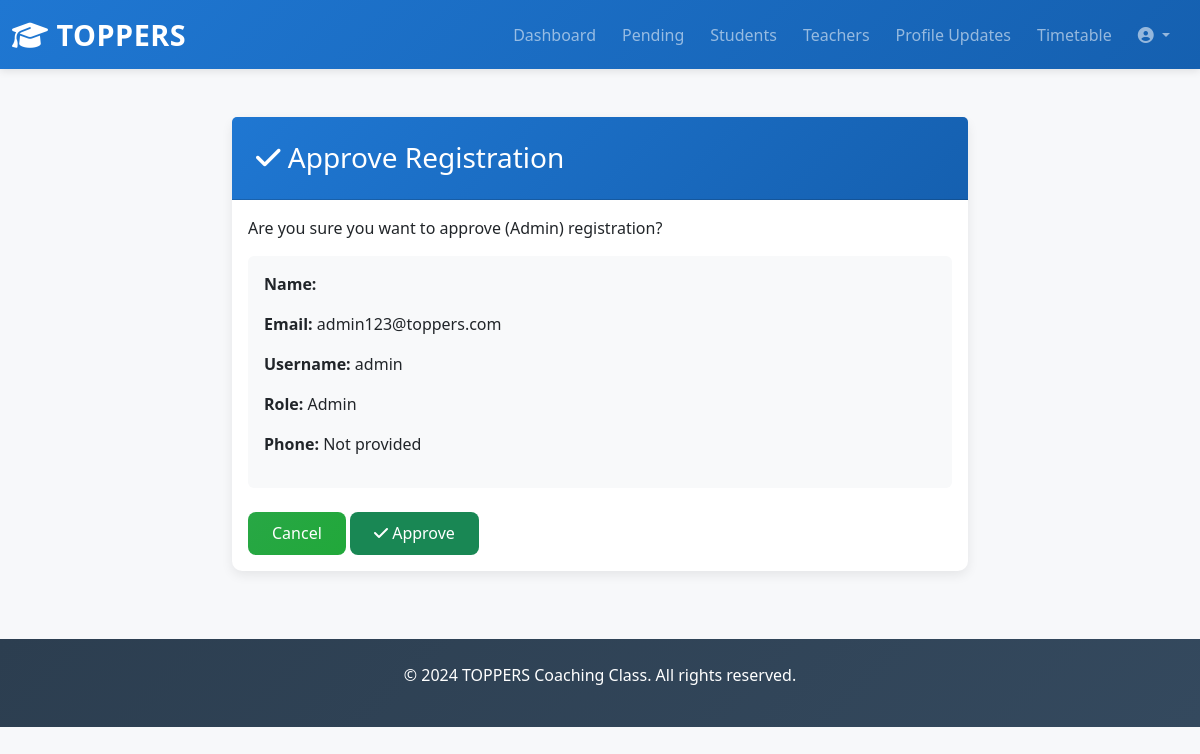
Screenshot of /admin-panel/approve-registration/1/ (signed in) with the database file from the repository.
### toppers_project/core/models.py (models this page shows, shortened)
class CustomUser(AbstractUser):
    role = models.CharField(max_length=20, choices=ROLE_CHOICES)
    phone = models.CharField(max_length=20, blank=True)
    date_of_birth = models.DateField(null=True, blank=True)
    profile_image = models.ImageField(upload_to='profile_images/', null=True, blank=True)
    address = models.TextField(blank=True)
    status = models.CharField(max_length=20, choices=STATUS_CHOICES, default='pending')
    created_at = models.DateTimeField(auto_now_add=True)
    updated_at = models.DateTimeField(auto_now=True)
    class Meta:
        ordering = ['-created_at']

### toppers_project/admin_dashboard/views.py (the view)
    def wrapper(request, *args, **kwargs):
        if not request.user.is_authenticated or request.user.role != 'admin':
            return redirect('login')
        return view_func(request, *args, **kwargs)

### toppers_project/admin_dashboard/views.py (called while the page is built)
def admin_required(view_func):
    def wrapper(request, *args, **kwargs):
        if not request.user.is_authenticated or request.user.role != 'admin':
            return redirect('login')
        return view_func(request, *args, **kwargs)
    return wrapper

@login_required(login_url='login')
@admin_required
def approve_registration(request, user_id):
    user = get_object_or_404(CustomUser, id=user_id)
    if request.method == 'POST':
        user.status = 'approved'
        user.save()
        messages.success(request, f'{user.get_full_name()} approved successfully!')
        return redirect('pending_registrations')
    return render(request, 'admin_dashboard/approve_registration.html', {'user': user})

### templates/admin_dashboard/approve_registration.html (shortened to what this page needs)
{% extends 'base.html' %}
{% block content %}
<div class="container mt-5">
    <div class="row justify-content-center">
        <div class="col-md-8">
            <div class="card">
                <div class="card-header bg-success">
                    <h3 class="m-0 text-white"><i class="fas fa-check"></i> Approve Registration</h3>
                </div>
                <div class="card-body">
                    <p>Are you sure you want to approve <strong>{{ user.get_full_name }}</strong> ({{ user.get_role_display }}) registration?</p>
                    <div class="bg-light p-3 rounded mb-4">
                        <p><strong>Name:</strong> {{ user.get_full_name }}</p>
                        <p><strong>Email:</strong> {{ user.email }}</p>
                        <p><strong>Username:</strong> {{ user.username }}</p>
                        <p><strong>Role:</strong> {{ user.get_role_display }}</p>
                        <p><strong>Phone:</strong> {{ user.phone|default:"Not provided" }}</p>
                    </div>
                    <form method="post">
                        <a href="{% url 'pending_registrations' %}" class="btn btn-secondary">Cancel</a>
                        <button type="submit" class="btn btn-success">
                            <i class="fas fa-check"></i> Approve
                        </button>
                    </form>
                </div>
            </div>
        </div>
    </div>
</div>
{% endblock %}

### toppers_project/static/css/style.css (style rules this page uses)
:root { --primary-color: #1f77d2; --secondary-color: #28a745; --danger-color: #dc3545; --warning-color: #ffc107; --light-bg: #f7f8fa; --border-color: #dee2e6; }
* { margin: 0; padding: 0; box-sizing: border-box; }
body { background-color: var(--light-bg); font-family: 'Segoe UI', Tahoma, Geneva, Verdana, sans-serif; color: #333; }
.card { border: none; border-radius: 10px; box-shadow: 0 4px 12px rgba(0, 0, 0, 0.08); transition: all 0.3s ease; margin-bottom: 20px; cursor: pointer; }
.card-header { background: linear-gradient(135deg, var(--primary-color) 0%, #1560b0 100%); color: white; border-radius: 10px 10px 0 0; padding: 1.5rem; font-weight: 600; }
.btn { border-radius: 8px; padding: 0.6rem 1.5rem; font-weight: 500; transition: all 0.3s ease; border: none; }
.btn-secondary { background: linear-gradient(135deg, var(--secondary-color) 0%, #21a83a 100%); color: white; }

### rows the page displays
CustomUser: role "Admin", email "admin123@toppers.com", username "admin", phone "Not provided"
